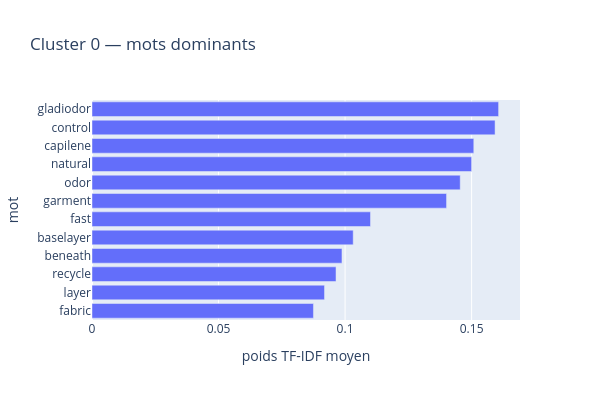
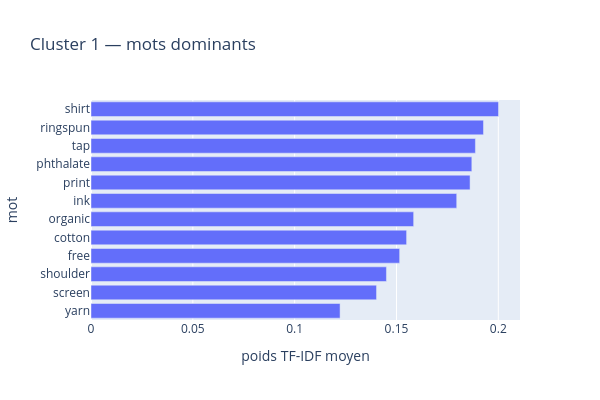
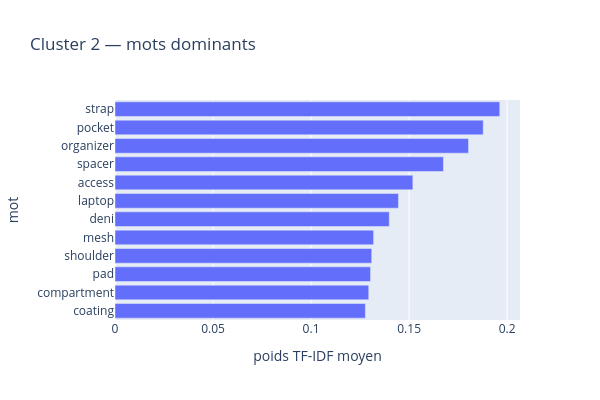
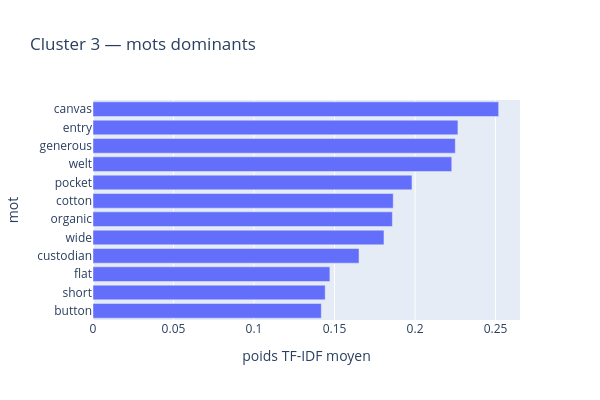

Source (notebook cell) for these figures, in order:
### Code cell
cluster_ids = np.unique(labels[labels != -1]) # Parcours tous les clusters sauf le bruit (-1)

for cluster_id in cluster_ids:
    masque = labels == cluster_id
    assert cluster_id != -1 and masque.any()

    X_cluster = matrice_tfidf[masque]

    # Poids TF-IDF moyen de chaque mot dans ce groupe
    poids = np.asarray(X_cluster.mean(axis=0)).ravel()
    top = np.argsort(poids)[::-1][:12]
    top = top[poids[top] > 0]

    mots_cluster = pd.DataFrame({
        "mot": mots[top],
        "poids TF-IDF moyen": poids[top]
    })

    fig = px.bar(
        mots_cluster,
        x="poids TF-IDF moyen",
        y="mot",
        orientation="h",
        title=f"Cluster {cluster_id} — mots dominants",
        height=400,
        width=600
    )
    fig.update_yaxes(categoryorder="total ascending")
    fig.show()

    # Descriptions les plus proches du centre moyen en distance cosinus
    centre = np.asarray(X_cluster.mean(axis=0))
    similarites = cosine_similarity(X_cluster, centre).ravel()

    positions = np.flatnonzero(masque)
    selection = positions[np.argsort(similarites)[::-1][:3]]

    print(f"Cluster {cluster_id} : {len(positions)} produits")

    with pd.option_context("display.max_colwidth", None):
        display(lecture.iloc[selection][["id", "details", "products"]])

### Figure 1 — Plotly figure (JSON) as saved in the notebook; plotly's stock layout.template omitted (floating-point values rounded to 4 significant figures)
{"data": [{"hovertemplate": "poids TF-IDF moyen=%{x}<br>mot=%{y}<extra></extra>", "legendgroup": "", "marker": {"color": "#636efa", "pattern": {"shape": ""}}, "name": "", "orientation": "h", "showlegend": false, "textposition": "auto", "type": "bar", "x": [0.1607, 0.1593, 0.1509, 0.15, 0.1455, 0.1401, 0.1101, 0.1032, 0.09878, 0.09643, 0.09188, 0.08751], "xaxis": "x", "y": ["gladiodor", "control", "capilene", "natural", "odor", "garment", "fast", "baselayer", "beneath", "recycle", "layer", "fabric"], "yaxis": "y"}], "layout": {"barmode": "relative", "height": 400, "legend": {"tracegroupgap": 0}, "title": {"text": "Cluster 0 — mots dominants"}, "width": 600, "xaxis": {"anchor": "y", "domain": [0, 1], "title": {"text": "poids TF-IDF moyen"}}, "yaxis": {"anchor": "x", "categoryorder": "total ascending", "domain": [0, 1], "title": {"text": "mot"}}}}

### Figure 2 — Plotly figure (JSON) as saved in the notebook; plotly's stock layout.template omitted (floating-point values rounded to 4 significant figures)
{"data": [{"hovertemplate": "poids TF-IDF moyen=%{x}<br>mot=%{y}<extra></extra>", "legendgroup": "", "marker": {"color": "#636efa", "pattern": {"shape": ""}}, "name": "", "orientation": "h", "showlegend": false, "textposition": "auto", "type": "bar", "x": [0.2001, 0.1927, 0.1888, 0.187, 0.1861, 0.1796, 0.1584, 0.155, 0.1516, 0.1451, 0.1402, 0.1223], "xaxis": "x", "y": ["shirt", "ringspun", "tap", "phthalate", "print", "ink", "organic", "cotton", "free", "shoulder", "screen", "yarn"], "yaxis": "y"}], "layout": {"barmode": "relative", "height": 400, "legend": {"tracegroupgap": 0}, "title": {"text": "Cluster 1 — mots dominants"}, "width": 600, "xaxis": {"anchor": "y", "domain": [0, 1], "title": {"text": "poids TF-IDF moyen"}}, "yaxis": {"anchor": "x", "categoryorder": "total ascending", "domain": [0, 1], "title": {"text": "mot"}}}}

### Figure 3 — Plotly figure (JSON) as saved in the notebook; plotly's stock layout.template omitted (floating-point values rounded to 4 significant figures)
{"data": [{"hovertemplate": "poids TF-IDF moyen=%{x}<br>mot=%{y}<extra></extra>", "legendgroup": "", "marker": {"color": "#636efa", "pattern": {"shape": ""}}, "name": "", "orientation": "h", "showlegend": false, "textposition": "auto", "type": "bar", "x": [0.1962, 0.1878, 0.1803, 0.1675, 0.1519, 0.1446, 0.1399, 0.1319, 0.1309, 0.1303, 0.1294, 0.1277], "xaxis": "x", "y": ["strap", "pocket", "organizer", "spacer", "access", "laptop", "deni", "mesh", "shoulder", "pad", "compartment", "coating"], "yaxis": "y"}], "layout": {"barmode": "relative", "height": 400, "legend": {"tracegroupgap": 0}, "title": {"text": "Cluster 2 — mots dominants"}, "width": 600, "xaxis": {"anchor": "y", "domain": [0, 1], "title": {"text": "poids TF-IDF moyen"}}, "yaxis": {"anchor": "x", "categoryorder": "total ascending", "domain": [0, 1], "title": {"text": "mot"}}}}

### Figure 4 — Plotly figure (JSON) as saved in the notebook; plotly's stock layout.template omitted (floating-point values rounded to 4 significant figures)
{"data": [{"hovertemplate": "poids TF-IDF moyen=%{x}<br>mot=%{y}<extra></extra>", "legendgroup": "", "marker": {"color": "#636efa", "pattern": {"shape": ""}}, "name": "", "orientation": "h", "showlegend": false, "textposition": "auto", "type": "bar", "x": [0.2519, 0.2266, 0.225, 0.2228, 0.1981, 0.1865, 0.1859, 0.1807, 0.1652, 0.1471, 0.1442, 0.1418], "xaxis": "x", "y": ["canvas", "entry", "generous", "welt", "pocket", "cotton", "organic", "wide", "custodian", "flat", "short", "button"], "yaxis": "y"}], "layout": {"barmode": "relative", "height": 400, "legend": {"tracegroupgap": 0}, "title": {"text": "Cluster 3 — mots dominants"}, "width": 600, "xaxis": {"anchor": "y", "domain": [0, 1], "title": {"text": "poids TF-IDF moyen"}}, "yaxis": {"anchor": "x", "categoryorder": "total ascending", "domain": [0, 1], "title": {"text": "mot"}}}}
